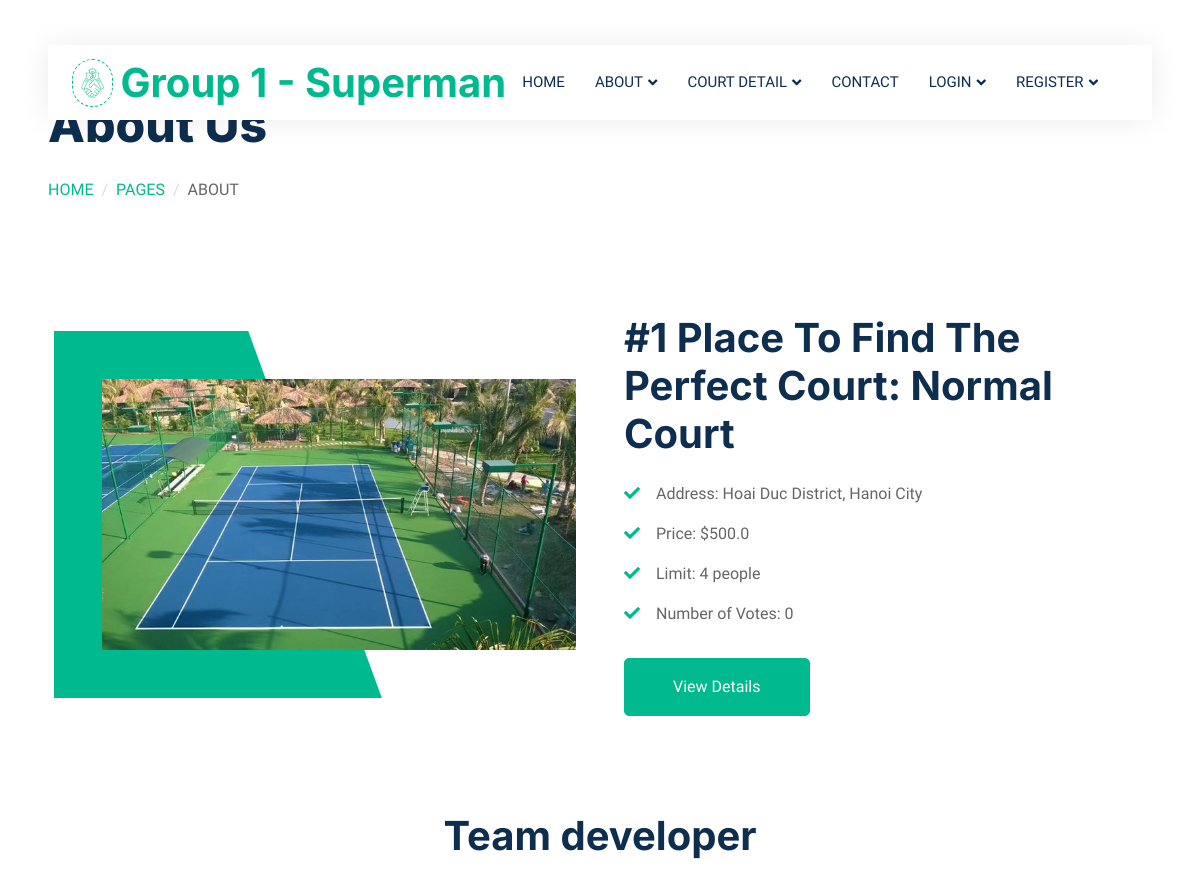
Page /about/ (upper part) on the earlier database version.
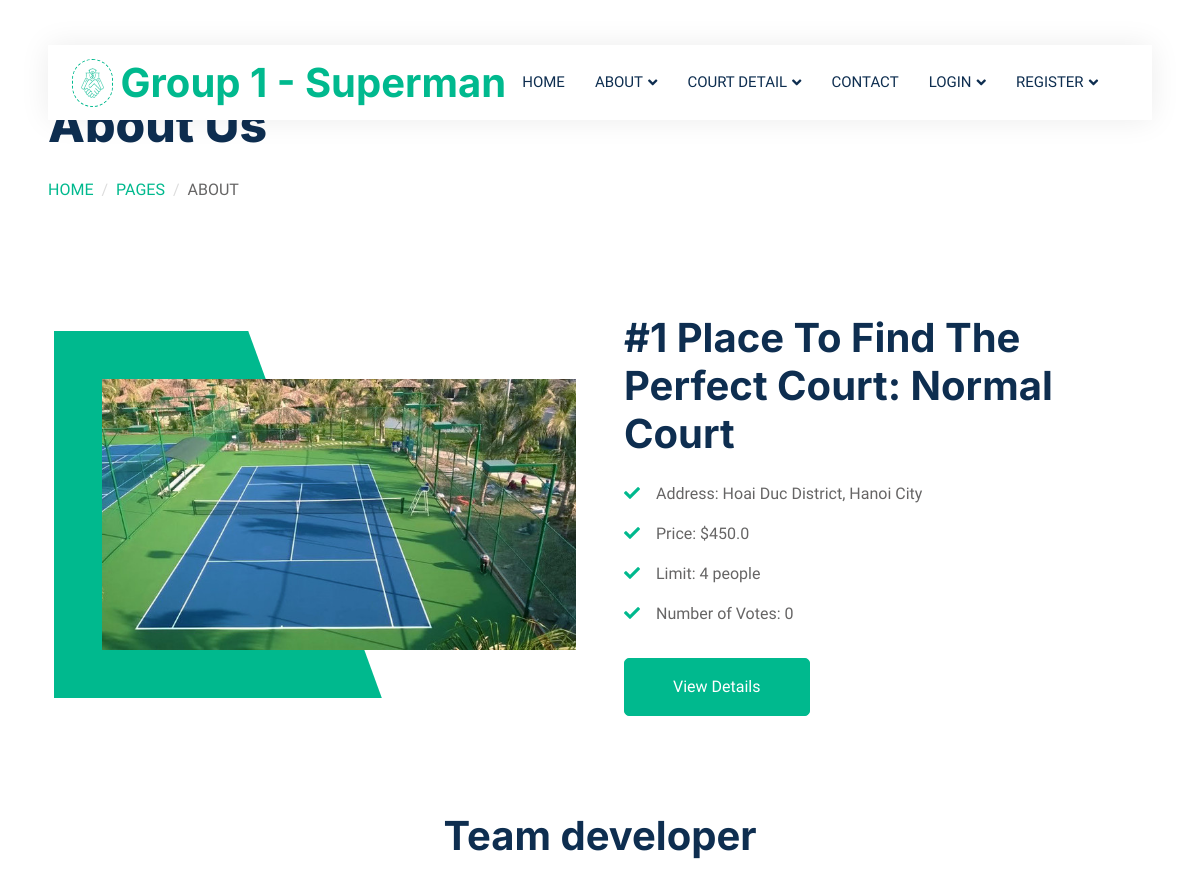
Same page on the later database version.
### home/models.py (models this page shows, shortened)
class Tennis(models.Model):
    STATUS_CHOICES = [
        ('Available', 'Available'),
        ('Repairing', 'Repairing'),
    ]
    name = models.CharField(max_length=255, null=True)
    price = models.FloatField()
    squared = models.FloatField()
    limit = models.IntegerField()
    court_address = models.CharField(max_length=255, null=True)
    status = models.CharField(max_length=10, choices=STATUS_CHOICES, default='Available')
    image = models.ImageField(null=True, blank=True)
    hours = models.IntegerField()
    brief = models.CharField(max_length=100000, null=True)
    playTime = models.CharField(max_length=255, null=True, blank=True)
    booked_times = models.JSONField(default=list)
    dateTime = models.DateField(null=True, blank=True)
    @property
    def ImageURL(self):
        try:
            url = self.image.url
        except:
            url = ''
        return url

### home/views.py (the view)
# urls.py: path('about/', views.about, name='about'),
def about(request):
    top_court = Tennis.objects.annotate(vote_count=Count('reviews')).order_by('-vote_count').first()
    return render(request, "apps/about.html", {'top_court': top_court})

### home/models.py (called while the page is built)
    @classmethod
    def record_view(cls, page_url, page_name=None):
        page, created = cls.objects.get_or_create(
            page_url=page_url,
            defaults={'page_name': page_name, 'view_count': 0}
        )
        page.view_count += 1
        if page_name and not page.page_name:
            page.page_name = page_name
        page.save()
        return page

### home/templates/apps/about.html (shortened to what this page needs)
{% extends 'apps/master.html' %} {% load static %} {% block about_header %}
<div class="container-fluid header bg-white p-0">
    <div class="row g-0 align-items-center flex-column-reverse flex-md-row">
        <div class="col-md-6 p-5 mt-lg-5">
            <h1 class="display-5 animated fadeIn mb-4">About Us</h1>
            <nav aria-label="breadcrumb animated fadeIn">
                <ol class="breadcrumb text-uppercase">
                    <li class="breadcrumb-item"><a href="/home/">Home</a></li>
                    <li class="breadcrumb-item"><a href="#">Pages</a></li>
                    <li class="breadcrumb-item text-body active" aria-current="page">About</li>
                </ol>
            </nav>
        </div>
        <div class="col-md-6 animated fadeIn">
        </div>
    </div>
</div>
{% endblock about_header %} {% block about %}
<div class="container-xxl py-5">
    <div class="container">
        <div class="row g-5 align-items-center">
            {% if top_court %}
            <div class="col-lg-6 wow fadeIn" data-wow-delay="0.1s">
                <div class="about-img position-relative overflow-hidden p-5 pe-0">
                    <img class="img-fluid w-100" src="{{ top_court.ImageURL }}" alt="{{ top_court.name }}">
                </div>
            </div>
            <div class="col-lg-6 wow fadeIn" data-wow-delay="0.5s">
                <h1 class="mb-4">#1 Place To Find The Perfect Court: {{ top_court.name }}</h1>
                <p><i class="fa fa-check text-primary me-3"></i>Address: {{ top_court.court_address }}</p>
                <p><i class="fa fa-check text-primary me-3"></i>Price: {% if top_court.price == 0 %}Free{% else %}${{ top_court.price }}{% endif %}</p>
                <p><i class="fa fa-check text-primary me-3"></i>Limit: {{ top_court.limit }} people</p>
                <p><i class="fa fa-check text-primary me-3"></i>Number of Votes: {{ top_court.vote_count }}</p>
                <a class="btn btn-primary py-3 px-5 mt-3" href="{% url 'detail' %}?id={{ top_court.id }}">View Details</a>
            </div>
            {% else %}
            <div class="col-lg-12 text-center">
                <h2>No courts have been voted yet.</h2>
            </div>
            {% endif %}
        </div>
    </div>
</div>
<div class="container-xxl py-5">
    <div class="container">
        <div class="text-center mx-auto mb-5 wow fadeInUp" data-wow-delay="0.1s" style="max-width: 600px;">
            <h1 class="mb-3">Team developer</h1>
        </div>
    </div>
</div>
{% include 'apps/hire.html' %} {% endblock about %}

Differences in the rows shown:
changed Tennis "Normal Court": price "500.0" → "450.0"
